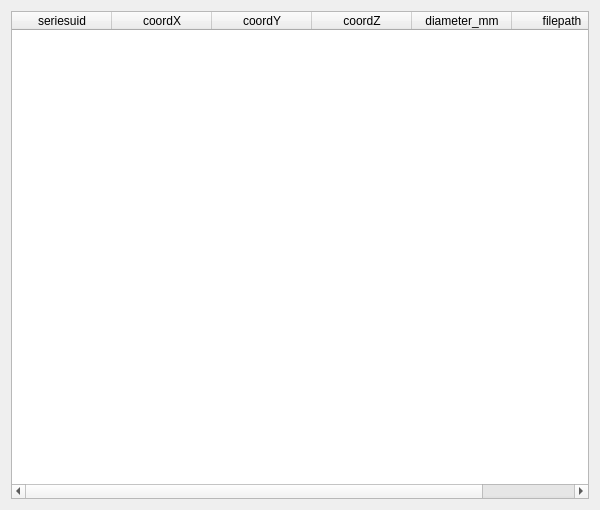
<?xml version="1.0" encoding="UTF-8"?>
<ui version="4.0">
 <class>Dialog</class>
 <widget class="QDialog" name="Dialog">
  <property name="geometry">
   <rect>
    <x>0</x>
    <y>0</y>
    <width>600</width>
    <height>510</height>
   </rect>
  </property>
  <property name="windowTitle">
   <string>Dialog</string>
  </property>
  <layout class="QHBoxLayout" name="horizontalLayout">
   <item>
    <widget class="QTableWidget" name="table">
     <property name="sortingEnabled">
      <bool>true</bool>
     </property>
     <attribute name="horizontalHeaderShowSortIndicator" stdset="0">
      <bool>false</bool>
     </attribute>
     <attribute name="verticalHeaderShowSortIndicator" stdset="0">
      <bool>true</bool>
     </attribute>
     <column>
      <property name="text">
       <string>seriesuid</string>
      </property>
     </column>
     <column>
      <property name="text">
       <string>coordX</string>
      </property>
     </column>
     <column>
      <property name="text">
       <string>coordY</string>
      </property>
     </column>
     <column>
      <property name="text">
       <string>coordZ</string>
      </property>
     </column>
     <column>
      <property name="text">
       <string>diameter_mm</string>
      </property>
     </column>
     <column>
      <property name="text">
       <string>filepath</string>
      </property>
     </column>
    </widget>
   </item>
  </layout>
 </widget>
 <resources/>
 <connections/>
</ui>
